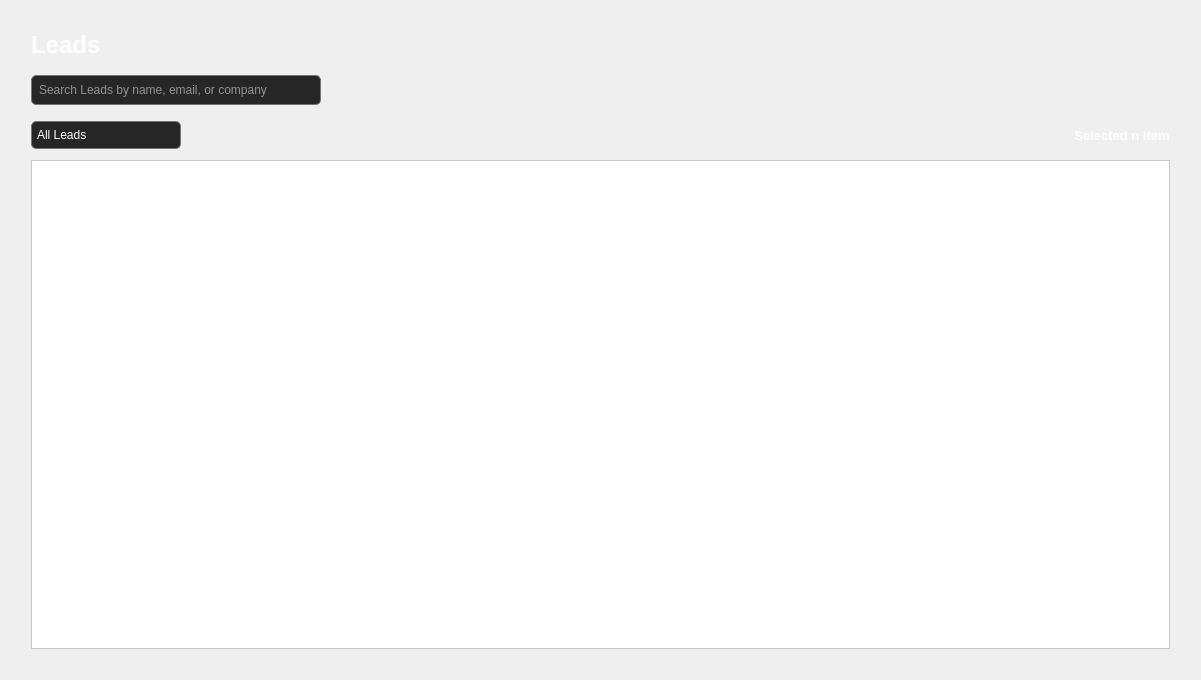
<?xml version="1.0" encoding="UTF-8"?>
<ui version="4.0">
 <class>leads_landing</class>
 <widget class="QWidget" name="leads_landing">
  <property name="geometry">
   <rect>
    <x>0</x>
    <y>0</y>
    <width>1201</width>
    <height>680</height>
   </rect>
  </property>
  <property name="windowTitle">
   <string>Leads</string>
  </property>
  <property name="styleSheet">
   <string notr="true"/>
  </property>
  <layout class="QGridLayout" name="gridLayout_3">
   <item row="0" column="0">
    <spacer name="verticalSpacer">
     <property name="orientation">
      <enum>Qt::Orientation::Vertical</enum>
     </property>
     <property name="sizeHint" stdset="0">
      <size>
       <width>20</width>
       <height>40</height>
      </size>
     </property>
    </spacer>
   </item>
   <item row="0" column="1">
    <layout class="QGridLayout" name="gridLayout">
     <item row="10" column="0">
      <widget class="QTableWidget" name="leads_tbl">
       <property name="mouseTracking">
        <bool>false</bool>
       </property>
       <property name="styleSheet">
        <string notr="true">QTableWidget {
    background-color: rgb(255, 255, 255);
    alternate-background-color: rgb(235, 235, 235);
    gridline-color: rgb(200, 200, 200);
    color: black;
    font: 10pt &quot;Segoe UI&quot;;
    selection-background-color: rgb(100, 149, 237);  /* Light blue selection */
    selection-color: white;
    border: 1px solid rgb(200, 200, 200);
}

QTableWidget::item {
    padding: 5px;
}

QHeaderView::section {
    background-color: rgb(240, 240, 240);
    color: black;
    padding: 6px;
    border: 1px solid rgb(200, 200, 200);
    font-weight: bold;
}

QTableCornerButton::section {
    background-color: rgb(240, 240, 240);
    border: 1px solid rgb(200, 200, 200);
}
</string>
       </property>
       <property name="alternatingRowColors">
        <bool>true</bool>
       </property>
       <attribute name="horizontalHeaderCascadingSectionResizes">
        <bool>false</bool>
       </attribute>
       <attribute name="horizontalHeaderDefaultSectionSize">
        <number>200</number>
       </attribute>
       <attribute name="horizontalHeaderStretchLastSection">
        <bool>true</bool>
       </attribute>
      </widget>
     </item>
     <item row="6" column="0">
      <layout class="QGridLayout" name="gridLayout_2"/>
     </item>
     <item row="5" column="0">
      <layout class="QHBoxLayout" name="horizontalLayout_23">
       <item>
        <widget class="QComboBox" name="sort_combo">
         <property name="sizePolicy">
          <sizepolicy hsizetype="Expanding" vsizetype="Fixed">
           <horstretch>0</horstretch>
           <verstretch>0</verstretch>
          </sizepolicy>
         </property>
         <property name="minimumSize">
          <size>
           <width>0</width>
           <height>10</height>
          </size>
         </property>
         <property name="maximumSize">
          <size>
           <width>150</width>
           <height>16777215</height>
          </size>
         </property>
         <property name="cursor">
          <cursorShape>PointingHandCursor</cursorShape>
         </property>
         <property name="styleSheet">
          <string notr="true">QComboBox {
    background-color: #262626;
    border: 1px solid #737373;
    color: white;
    border-radius: 5px;
    padding: 5px;
    font: 10pt &quot;Segoe UI&quot;;
}

QComboBox::drop-down {
    border: none;
}

QComboBox QAbstractItemView {
    background-color: #262626;
    color: white;
    border-radius: 5px;
}

/* Down Arrow (Icon) */
QComboBox::down-arrow {
    image: url(:/Resources/dropdown_white.svg);
    width: 30px;
    height: 30px;
    margin-right: 15px; /* Space from the left */
}
</string>
         </property>
         <property name="editable">
          <bool>false</bool>
         </property>
         <property name="placeholderText">
          <string>All Leads</string>
         </property>
         <property name="frame">
          <bool>true</bool>
         </property>
         <item>
          <property name="text">
           <string>Recently Added</string>
          </property>
         </item>
         <item>
          <property name="text">
           <string>Oldest</string>
          </property>
         </item>
         <item>
          <property name="text">
           <string>Alphabetical</string>
          </property>
         </item>
        </widget>
       </item>
       <item>
        <spacer name="horizontalSpacer_4">
         <property name="orientation">
          <enum>Qt::Orientation::Horizontal</enum>
         </property>
         <property name="sizeHint" stdset="0">
          <size>
           <width>40</width>
           <height>20</height>
          </size>
         </property>
        </spacer>
       </item>
       <item>
        <widget class="QLabel" name="selecteditems_lbl">
         <property name="enabled">
          <bool>true</bool>
         </property>
         <property name="font">
          <font>
           <pointsize>10</pointsize>
           <bold>true</bold>
          </font>
         </property>
         <property name="styleSheet">
          <string notr="true">color: white</string>
         </property>
         <property name="text">
          <string>Selected n Item</string>
         </property>
         <property name="alignment">
          <set>Qt::AlignmentFlag::AlignCenter</set>
         </property>
        </widget>
       </item>
      </layout>
     </item>
     <item row="3" column="0">
      <layout class="QHBoxLayout" name="horizontalLayout_22">
       <item>
        <widget class="QLineEdit" name="search_line">
         <property name="sizePolicy">
          <sizepolicy hsizetype="Expanding" vsizetype="Fixed">
           <horstretch>0</horstretch>
           <verstretch>0</verstretch>
          </sizepolicy>
         </property>
         <property name="minimumSize">
          <size>
           <width>0</width>
           <height>30</height>
          </size>
         </property>
         <property name="maximumSize">
          <size>
           <width>290</width>
           <height>16777215</height>
          </size>
         </property>
         <property name="styleSheet">
          <string notr="true">QLineEdit {
    background-color: #262626;
    border: 1px solid #737373;
    color: white;
	border-radius: 5px;
	padding: 5px;
	font: 10pt &quot;Segoe UI&quot;;
}

/* Placeholder Text */
QLineEdit:placeholder {
    color: #888888;  /* Soft gray placeholder */
}</string>
         </property>
         <property name="frame">
          <bool>true</bool>
         </property>
         <property name="placeholderText">
          <string>Search Leads by name, email, or company</string>
         </property>
         <property name="cursorMoveStyle">
          <enum>Qt::CursorMoveStyle::LogicalMoveStyle</enum>
         </property>
         <property name="clearButtonEnabled">
          <bool>false</bool>
         </property>
        </widget>
       </item>
       <item>
        <spacer name="horizontalSpacer">
         <property name="orientation">
          <enum>Qt::Orientation::Horizontal</enum>
         </property>
         <property name="sizeHint" stdset="0">
          <size>
           <width>40</width>
           <height>20</height>
          </size>
         </property>
        </spacer>
       </item>
       <item>
        <layout class="QHBoxLayout" name="horizontalLayout_6">
         <property name="spacing">
          <number>0</number>
         </property>
         <item>
          <widget class="QPushButton" name="delete_btn">
           <property name="cursor">
            <cursorShape>PointingHandCursor</cursorShape>
           </property>
           <property name="toolTip">
            <string>Delete Contacts</string>
           </property>
           <property name="whatsThis">
            <string>delete contact</string>
           </property>
           <property name="styleSheet">
            <string notr="true">QPushButton{
	background: transparent;
	border: none;
}

QPushButton:hover {
    background: rgba(100, 100, 100, 0.2); /* Light gray with transparency */
}</string>
           </property>
           <property name="text">
            <string/>
           </property>
           <property name="icon">
            <iconset resource="../qrc/icons.qrc">
             <normaloff>:/Resources/delete.svg</normaloff>:/Resources/delete.svg</iconset>
           </property>
           <property name="iconSize">
            <size>
             <width>30</width>
             <height>30</height>
            </size>
           </property>
          </widget>
         </item>
        </layout>
       </item>
      </layout>
     </item>
     <item row="0" column="0">
      <spacer name="horizontalSpacer_2">
       <property name="orientation">
        <enum>Qt::Orientation::Horizontal</enum>
       </property>
       <property name="sizeHint" stdset="0">
        <size>
         <width>40</width>
         <height>20</height>
        </size>
       </property>
      </spacer>
     </item>
     <item row="2" column="0">
      <spacer name="horizontalSpacer_6">
       <property name="orientation">
        <enum>Qt::Orientation::Horizontal</enum>
       </property>
       <property name="sizeType">
        <enum>QSizePolicy::Policy::Preferred</enum>
       </property>
       <property name="sizeHint" stdset="0">
        <size>
         <width>40</width>
         <height>10</height>
        </size>
       </property>
      </spacer>
     </item>
     <item row="7" column="0">
      <spacer name="horizontalSpacer_5">
       <property name="orientation">
        <enum>Qt::Orientation::Horizontal</enum>
       </property>
       <property name="sizeHint" stdset="0">
        <size>
         <width>40</width>
         <height>5</height>
        </size>
       </property>
      </spacer>
     </item>
     <item row="1" column="0">
      <widget class="QLabel" name="leads_txt">
       <property name="sizePolicy">
        <sizepolicy hsizetype="Expanding" vsizetype="Fixed">
         <horstretch>0</horstretch>
         <verstretch>0</verstretch>
        </sizepolicy>
       </property>
       <property name="minimumSize">
        <size>
         <width>0</width>
         <height>0</height>
        </size>
       </property>
       <property name="font">
        <font>
         <family>Segoe UI</family>
         <pointsize>18</pointsize>
         <italic>false</italic>
         <bold>true</bold>
        </font>
       </property>
       <property name="styleSheet">
        <string notr="true">background: transparent;
color: #fff;</string>
       </property>
       <property name="text">
        <string>Leads</string>
       </property>
      </widget>
     </item>
     <item row="4" column="0">
      <spacer name="horizontalSpacer_3">
       <property name="orientation">
        <enum>Qt::Orientation::Horizontal</enum>
       </property>
       <property name="sizeType">
        <enum>QSizePolicy::Policy::Preferred</enum>
       </property>
       <property name="sizeHint" stdset="0">
        <size>
         <width>40</width>
         <height>10</height>
        </size>
       </property>
      </spacer>
     </item>
     <item row="11" column="0">
      <spacer name="horizontalSpacer_7">
       <property name="orientation">
        <enum>Qt::Orientation::Horizontal</enum>
       </property>
       <property name="sizeHint" stdset="0">
        <size>
         <width>40</width>
         <height>20</height>
        </size>
       </property>
      </spacer>
     </item>
    </layout>
   </item>
   <item row="0" column="2">
    <spacer name="verticalSpacer_2">
     <property name="orientation">
      <enum>Qt::Orientation::Vertical</enum>
     </property>
     <property name="sizeHint" stdset="0">
      <size>
       <width>20</width>
       <height>40</height>
      </size>
     </property>
    </spacer>
   </item>
  </layout>
 </widget>
 <resources>
  <include location="../qrc/icons.qrc"/>
 </resources>
 <connections/>
</ui>
